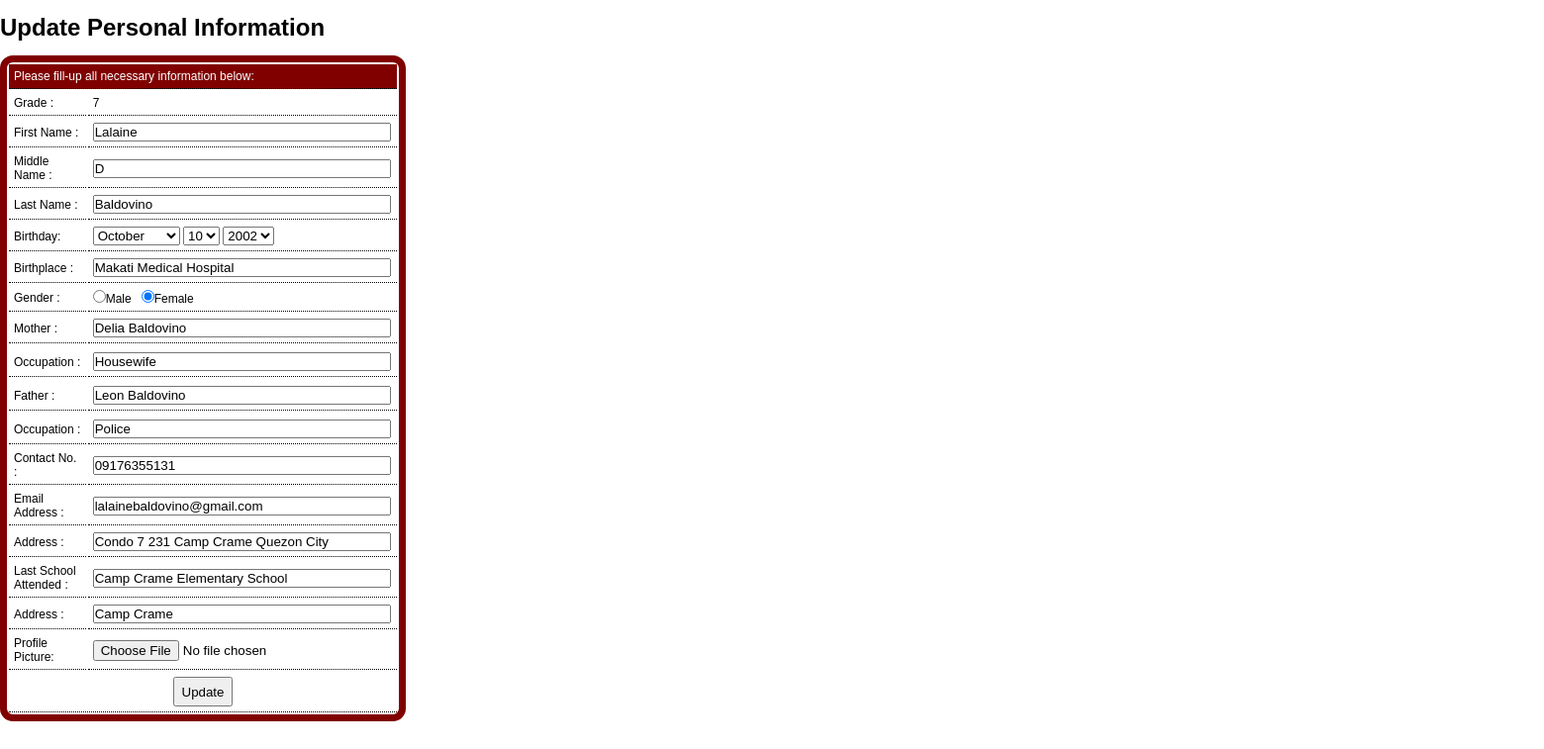
Page /update_personalinfo.php?userid=14 (signed in) on the committed database.
### tables this page shows
CREATE TABLE IF NOT EXISTS `gradelevelmaster` (
  `gradeid` int(11) NOT NULL AUTO_INCREMENT,
  `description` varchar(25) NOT NULL,
  `adddate` timestamp NOT NULL DEFAULT CURRENT_TIMESTAMP,
  PRIMARY KEY (`gradeid`)
);

CREATE TABLE IF NOT EXISTS `usermaster` (
  `userid` int(11) NOT NULL AUTO_INCREMENT,
  `fname` varchar(50) NOT NULL,
  `mname` varchar(50) NOT NULL,
  `lname` varchar(50) NOT NULL,
  `username` varchar(50) NOT NULL,
  `password` varchar(50) NOT NULL,
  `pic` varchar(100) NOT NULL,
  `levelid` int(11) NOT NULL,
  `isactive` int(11) NOT NULL,
  `adddate` timestamp NOT NULL DEFAULT CURRENT_TIMESTAMP,
  `lastlogindate` timestamp NULL DEFAULT '0000-00-00 00:00:00',
  PRIMARY KEY (`userid`)
);

CREATE TABLE IF NOT EXISTS `preregmaster` (
  `userid` int(11) NOT NULL,
  `address` varchar(100) NOT NULL,
  `sex` int(11) NOT NULL,
  `birthday` date NOT NULL,
  `birthplace` varchar(100) NOT NULL,
  `cellno` varchar(11) NOT NULL,
  `mother` varchar(50) NOT NULL,
  `motherocc` varchar(50) NOT NULL,
  `father` varchar(50) NOT NULL,
  `fatherocc` varchar(50) NOT NULL,
  `lastschoolattended` varchar(100) NOT NULL,
  `schooladdress` varchar(100) NOT NULL,
  `email` varchar(50) NOT NULL,
  `gradeid` int(11) NOT NULL,
  `registrationid` int(11) NOT NULL,
  `adddate` timestamp NOT NULL DEFAULT CURRENT_TIMESTAMP,
  PRIMARY KEY (`userid`)
);

### update_personalinfo.php (the view, shortened to what this page needs)
<!DOCTYPE HTML PUBLIC "-//W3C//DTD HTML 4.01 Transitional//EN"
"http://www.w3.org/TR/html4/loose.dtd">
<html>
<head>
	<link href="css/css.css" rel="stylesheet" type="text/css">
</head>
<body>
<?php
$tblname="";
$userid=$_GET['userid'];
$query="SELECT * FROM preregmaster WHERE userid=$userid";
$result=mysql_query($query);
$totalPre = mysql_num_rows($result);
if($totalPre>0)
{
	$tblname="preregmaster";
}
else
{
	$tblname="studentmaster";
}
$query="SELECT um.*, pm.*, month(pm.birthday) as bmonth, day(pm.birthday) as bday, year(pm.birthday) as byear FROM usermaster as um, $tblname as pm WHERE um.userid=pm.userid AND um.userid='$userid'";
$result=mysql_query($query);
while($row=mysql_fetch_array($result))
{
	$fname=$row['fname'];
	$mname=$row['mname'];
	$lname=$row['lname'];
	$bplace=$row['birthplace'];
	$mother=$row['mother'];
	$motherocc=$row['motherocc'];
	$father=$row['father'];
	$fatherocc=$row['fatherocc'];
	$cellno=$row['cellno'];
	$eadd=$row['email'];
	$radd=$row['address'];
	$last=$row['lastschoolattended'];
	$schadd=$row['schooladdress'];
	$bmonth=$row['bmonth'];
	$bday=$row['bday'];
	$byear=$row['byear'];
	$sex=$row['sex'];
	$pic=$row['pic'];
	$gradeid=$row['gradeid'];
}
?>
					<div class="windowBody" style="left:-250px;" >
						<br>
						<h1>Update Personal Information</h1>
						<br>
						<form enctype="multipart/form-data" action="update_personalinfo_exec.php" method="POST" onSubmit="return checkForm(this); return false;">
							<table class="curvedEdges" align="center" width="410" border="0">
								<tr>
									<td bgcolor="maroon" colspan="2"><font color="#FFFFFF">Please fill-up all necessary information below:</font></td>
								</tr>
								<tr>
									<td>Grade :</td>
									<td width="386">
									<?php
										$q="SELECT description FROM gradelevelmaster where gradeid=$gradeid";
										$res=mysql_query($q);
										while($row=mysql_fetch_array($res))
										{
											$gg=$row['description'];
										}
										echo $gg;
									?>
									</td>
								</tr>
								<tr>
									<td width="179">First Name :</td>
									<td width="386"><input  name="fname" type="text" placeholder="First Name" size="35" value="<?php echo($fname); ?> "/></td>
								</tr>
								<tr>
									<td width="500">Middle Name :</td>
									<td><input type="text" name="mname" placeholder="Middle Name" size="35"  value="<?php echo($mname); ?> "/></td>
								</tr>
								<tr>
									<td width="500">Last Name :</td>
									<td><input type="text" name="lname" placeholder="Last Name" size="35"  value="<?php echo($lname); ?>" /></td>
								</tr>
								<tr>
									<td>Birthday:</td>
									<td><select name="bmonth" id="month">
									  <option <?php if($bmonth==10){ echo("selected");} ?>  value="10">October</option>
									</select>
									  <select name="bday" id="day">
										<option <?php if($bday==10){ echo("selected");} ?> value=10>10</option>
									</select>
									  <select name="byear" id="years">
										<option <?php if($byear=="2002"){ echo("selected");} ?>>2002</option>
									</select>
								</td>
							</tr>
								<tr>
									<td width="500">Birthplace :</td>
									<td><input type="text" name="bplace" placeholder="Birthplace" size="35" value="<?php echo($bplace); ?>" /></td>
								</tr>
								<tr>
									<td>Gender :</td>
									<td>
										<input type="radio" name="gender" checked id="radio" value=0 <?php if($sex==0) { echo('checked');}?> ><label for="radio">Male &nbsp;
										<input type="radio" name="gender" id="radio2" value=1 <?php if($sex==1) { echo('checked');}?>>Female</label>
							</td>
							    </tr>
								<tr>
									<td width="500">Mother :</td>
									<td><input type="text" name="mother" placeholder="Mother's Name"size="35" value="<?php echo($mother); ?>" /></td>
								</tr>								<tr>
								<tr>
									<td width="500">Occupation :</td>
									<td><input type="text" name="motherocc" placeholder="Mother's Occupation" size="35" value="<?php echo($motherocc); ?>" /></td>
								</tr>								<tr>
								<tr>
									<td width="500">Father :</td>
									<td><input type="text" name="father" placeholder="Father's Name"size="35" value="<?php echo($father); ?>" /></td>
								</tr>								<tr>
								<tr>
									<td width="500">Occupation :</td>
									<td><input type="text" name="fatherocc" placeholder="Fathers's Occupation" size="35"value="<?php echo($fatherocc); ?>" /></td>
								</tr>
								<tr>
									<td width="500">Contact No. :</td>
									<td><input type="text" onKeyPress="return isNumericKey(event);" name="contactno" placeholder="Contact Number" maxlength="11" size="35"value="<?php echo($cellno); ?>" /></td>
								</tr>
								<td width="500">Email Address :</td>
									<td><input type="email" name="eadd" placeholder="E-mail Address" size="35" value="<?php echo($eadd); ?>" /></td>
								</tr>
								<tr>
									<td width="500">Address :</td>
									<td><input type="text" name="radd" placeholder="Residential Address" size="35"value="<?php echo($radd); ?>" /></td>
								</tr>
								<tr>
									<td width="500">Last School Attended :</td>
									<td><input type="text" name="schname" placeholder="Last School Attended" size="35" value="<?php echo($last); ?>" /></td>
								</tr>
								<tr>
									<td width="500">Address :</td>
									<td><input type="text" name="schadd" placeholder="School Address" size="35" value="<?php echo($schadd); ?>" /></td>
								</tr>
							    <tr>
									<td>Profile Picture: </td>
									<td><input type="file" name="uploaded_file" accept="image/*" value="<?php echo($pic); ?>"></td>
							    </tr>
							  <tr>
									<td colspan="2">
									  <div align="center">
										  <input style="width: 60px; height: 30px;" type="submit" name="button" id="button" value="Update">
									  </div>
									</label></td>
								</tr>
				</table>
						</form>
</body>
</html>

### Css/css.css (style rules this page uses)
* { margin:0; padding:0; }
body { font-family:Arial; font-size:12px; background-image:url(../images/background.jpg); }
.windowBody { width:130%; height:835px; background-color:#FFFFFF; }
table.curvedEdges { border:7px solid maroon;-webkit-border-radius:13px;-moz-border-radius:13px;-ms-border-radius:13px;-o-border-radius:13px;border-radius:13px; }
table.curvedEdges td, table.curvedEdges th { border-bottom:1px dotted black;padding:5px; }

### rows in the picture
gradelevelmaster: description "7"
usermaster: fname "Lalaine", mname "D", lname "Baldovino", bplace "Makati Medical Hospital", mother "Delia Baldovino", motherocc "Housewife", father "Leon Baldovino", eadd "lalainebaldovino@gmail.com", schname "Camp Crame Elementary School", schadd "Camp Crame"
preregmaster: sex "☐ Male Female", sex "☑"
